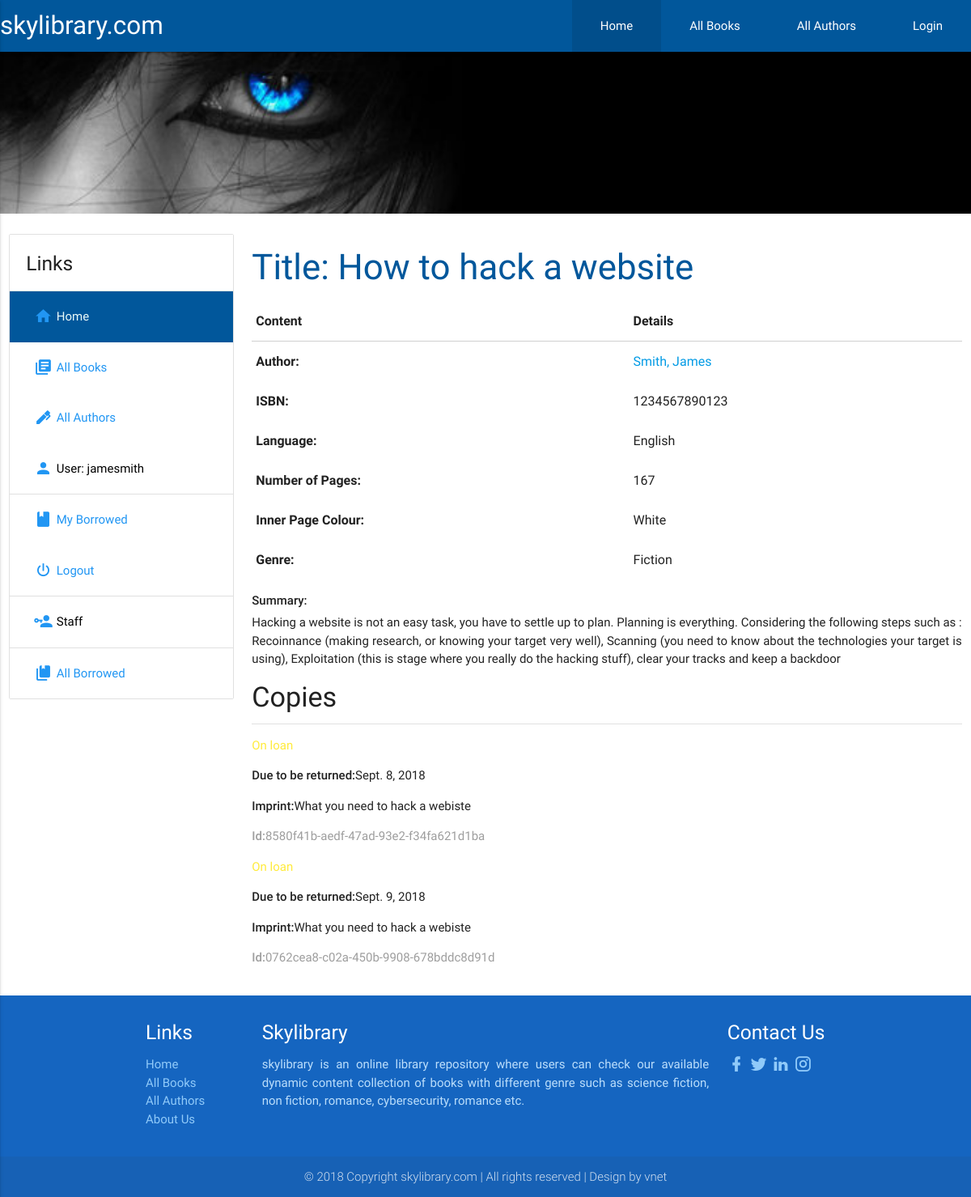
The page /catalog/book/1 (signed in) on the database its author committed.
### catalog/models.py (models this page shows, shortened)
class Book(models.Model):
    title = models.CharField(max_length=100, help_text="The title of book")
    author = models.ForeignKey('Author', on_delete=models.SET_NULL, null=True)
    language = models.ForeignKey('Language', on_delete=models.SET_NULL, null=True)
    summary = models.TextField(max_length=3000, help_text='Enter a brief description of the book with the maximum length of 3000 characters')
    isbn = models.CharField('ISBN', max_length=13, help_text='13 Character <a href="https://www.isbn-international.org/content/what-isbn">ISBN number</a>')
    number_of_pages = models.IntegerField('PAGE NUMBER', help_text='The number of pages of book', blank=False)
    genre = models.ManyToManyField(Genre, help_text='Select a genre for this book', blank=True)
    BOOK_INNER_COLOR = (
        ('w', 'White'),
        ('m', 'Milk'),
        ('b', 'Black')
    )
    status = models.CharField('INNER COLOUR', max_length=1, choices=BOOK_INNER_COLOR, default='w', help_text='The inner color of the book which may either by white or milk color', blank=False)
    def display_genre(self):
        """
        Creates a string for the Genre. This is required to display genre in Admin
        """
        return ', '.join([genre.name for genre in self.genre.all()])
    display_genre.short_description = 'Genre'

class Author(models.Model):
    first_name = models.CharField(max_length=100)
    last_name = models.CharField(max_length=100)
    date_of_birth = models.DateField(null=True, blank=True, help_text="Date format : YYYY-MM-DD")
    date_of_death = models.DateField(null=True, blank=True)
    class Meta:
        ordering = ["last_name", "first_name"]
    def __str__(self):
        return '{0}, {1}'. format(self.last_name, self.first_name)

class Language(models.Model):
    name = models.CharField(max_length=30, blank=False, help_text="Enter the book's natural language (e.g. English, French, Japanese etc.)")
    def __str__(self):
        return self.name

class Genre(models.Model):
    name = models.CharField(max_length=30, blank=False, help_text="Enter a book genre (e.g. Science Fiction, None Fiction, Cybersecurity, Military history, Romance etc.")
    def __str__(self):
        return self.name

class BookInstance(models.Model):
    id = models.UUIDField(primary_key=True, default=uuid.uuid4, help_text="Unique ID for this particular book across whole library")
    book = models.ForeignKey('Book', on_delete=models.SET_NULL, null=True)
    imprint = models.CharField(max_length=100, help_text="addition book details")
    due_back = models.DateField(null=True, blank=True) # date at which the book is expected to come available after being borrowed or in maintenance
    borrower = models.ForeignKey(User, on_delete=models.SET_NULL, null=True, blank=True)
    LOAN_STATUS = (
        ('m', 'Maintenance'),
        ('o', 'On loan'),
        ('a', 'Available'),
        ('r', 'Reserved'),
    )
    status = models.CharField(max_length=1, choices=LOAN_STATUS, blank=False, default='m', help_text='Book availability status')
    class Meta:
        ordering = ["due_back"]
        permissions = (("can_mark_returned", "Set book as returned"),)

### catalog/views.py (the view)
# urls.py: path('book/<int:pk>', views.BookDetailView.as_view(), name='book-detail'),
class BookDetailView(generic.DetailView):
    model = Book
    paginate_by = 3

### catalog/templates/catalog/book_detail.html
{% extends "base_generic.html" %}
{% block content %}
    <h3>Title: {{ book.title }}</h3>
    <table class="responsive-table borderless">
        <thead>
            <tr>
                <th>Content</th>
                <th>Details</th>
            </tr>
        </thead>
        <tbody>
            <tr>
                <th>Author:</th>
                <td><a href="{% url 'author-detail' book.author.pk %}">{{ book.author }}</a></td>
            </tr>
            <tr>
                <th>ISBN:</th>
                <td>{{ book.isbn}}</td>
            </tr >
            <tr>
                <th>Language:</th>
                <td>{{ book.language }}</td>
            </tr>
            <tr>
                <th>Number of Pages:</th>
                <td>{{ book.number_of_pages }}</td>
            </tr>
            <tr>
                <th>Inner Page Colour:</th>
                <td>{{ book.get_status_display }}</td>
            </tr>
            <tr>
                <th>Genre:</th>
                <td>{% for genre in book.genre.all %} {{ genre }} {% if not forloop.last %}, {% endif %}{% endfor %}</td>
            </tr>
        </tbody>
    </table>
    <p><strong>Summary: </strong></p><p style="text-align:justify; margin-top:-10px;">{{ book.summary }}</p>
    <h4>Copies</h4>
    <div class="divider"></div>
    {% for copy in book.bookinstance_set.all %}
        <p class="{% if copy.status == 'a' %} green-text {% elif copy.status == 'm' %} red-text {% else %} yellow-text {% endif %}">{{ copy.get_status_display }}</p>
        {% if copy.status != 'a' %}<p><strong>Due to be returned:</strong>{{copy.due_back}}</p>{% endif %}
        <p><strong>Imprint:</strong>{{copy.imprint}}</p>
        <p class="grey-text"><strong>Id:</strong>{{copy.id}}</p>
    {% endfor %}
{% endblock %}

### catalog/templates/base_generic.html (shortened to what this page needs)
<html lang="en">
<head>
  {% load static %}
  <link href="{% static 'materialize/css/material-icons.css' %}" rel="stylesheet">
  <link href="{% static 'materialize/icon/css/materialdesignicons.min.css' %}" rel="stylesheet">
  <link type="text/css" rel="stylesheet" href="{% static 'materialize/css/materialize.min.css' %}"  media="screen,projection"/>
  <link rel="stylesheet" href="{% static 'css/cstyles.css' %}">
</head>
<body>
    <nav>
        <div class="nav-wrapper light-blue darken-4">
            <a href="#!" class="brand-logo">skylibrary.com</a>
            <ul class="right hide-on-med-and-down">
                <li class="active"><a href="{% url 'index' %}">Home</a></li>
                <li><a href="{% url 'books' %}">All Books</a></li>
                <li><a href="{% url 'authors' %}">All Authors</a></li>
                <li><a href="{% url 'login' %}">Login</a></li>
            </ul>
        </div>
    </nav>
    <div class="row">
        {% block slide_image %}
        <div class="parallax-container">
            <div class="parallax"><img src="{% static 'images/love.jpg' %}"></div>
        </div>
        {% endblock %}
    </div>
    <div class="row">
        <div class="hide-on-small-only">
            <div class="col s12 m4 l3">
                {% block sidebar %}
                <ul class="collection with-header">
                    <li class="collection-header"><h5>Links</h5></li>
                    <li><a href="{% url 'index' %}" class="collection-item active light-blue darken-4"><i class="mdi mdi-home blue-text"></i>Home</a></li>
                    <li><a href="{% url 'books' %}" class="collection-item blue-text"><i class="mdi mdi-library-books blue-text"></i>All Books</a></li>
                    <li><a href="{% url 'authors' %}" class="collection-item blue-text"><i class="mdi mdi-pen blue-text"></i>All Authors</a></li>
                    {% if user.is_authenticated %}
                        <li class="collection-item black-text"><i class="mdi mdi-account blue-text"></i>User: {{ user.get_username }}</li>
                        <li><a href="{% url 'my-borrowed' %}" class="collection-item blue-text"><i class="mdi mdi-book blue-text"></i>My Borrowed</a></li>
                        <li><a href="{% url 'logout' %}?next={{request.path}}" class="collection-item blue-text"><i class="mdi mdi-power blue-text"></i>Logout</a></li>
                        {% if user.is_staff %}
                            <li class="collection-item black-text"><i class="mdi mdi-account-key blue-text"></i>Staff</li>
                            {% if perms.catalog.can_mark_returned %}
                                <li><a href="{% url 'all-borrowed' %}" class="collection-item blue-text"><i class="mdi mdi-book-multiple blue-text"></i>All Borrowed</a></li>
                            {% endif %}
                        {% endif %}
                    {% else %}
                        <li><a href="{% url 'login' %}?next={{request.path}}" class="collection-item blue-text"><i class="mdi mdi-send blue-text"></i>Login</a></li>
                    {% endif %}
                </ul>
                {% endblock %}
            </div>
        </div>
        <div class="col s12 m8 l9">
            {% block content %}{% endblock %}
        </div>
    </div>
    <footer class="page-footer blue darken-3">
        <div class="container">
          <div class="row">
                <div class="col m2 S12">
                <h5 class="white-text">Links</h5>
                    <ul>
                        <li><a class="blue-text text-lighten-3" href="{% url 'index' %}">Home</a></li>
                        <li><a class="blue-text text-lighten-3" href="{% url 'books' %}">All Books</a></li>
                        <li><a class="blue-text text-lighten-3" href="{% url 'authors' %}">All Authors</a></li>
                        <li><a class="blue-text text-lighten-3" href="#">About Us</a></li>
                    </ul>
                </div>
              <div class="col m8 s12">
                <h5 class="white-text">Skylibrary</h5>
                <p class="blue-text text-lighten-4">skylibrary is an online library repository where users can check our available dynamic content collection of books with different genre such as science fiction, non fiction, romance, cybersecurity, romance etc.<p>
              </div>
              <div class="col m2 s12">
                  <h5 class="white-text">Contact Us</h5>
                  <ul>
                      <li><a class="blue-text text-lighten-3" href="#!"><i class="mdi mdi-facebook"></i></a></li>
                      <li><a class="blue-text text-lighten-3" href="#!"><i class="mdi mdi-twitter"></i></a></li>
                      <li><a class="blue-text text-lighten-3" href="#!"><i class="mdi mdi-linkedin"></i></a></li>
                      <li><a class="blue-text text-lighten-3" href="#!"><i class="mdi mdi-instagram"></i></a></li>
                  </ul>
              </div>
            </div>
          </div>
          <div class="footer-copyright">
            <div class="container center">
                © 2018 Copyright skylibrary.com | All rights reserved | Design by vnet
            </div>
        </div>
      </footer>
</body>
</html>

### catalog/static/css/cstyles.css (style rules this page uses)
h3 { color:#01579b; }
nav ul a { padding:0 35px; }
.parallax-container { height: 200px; }
.collection { margin-top:5px; }
.collection a.collection-item { transition: .89s !important; }
.collection .collection-item { padding: 20px 20px; }
.blue-text.text-lighten-4 { text-align: justify; }
.mdi { font-size:1.5rem; float:left; padding-right:5px; }

### rows shown on the page
Book: title "How to hack a website", author "Smith, James", isbn "1234567890123", language "English", number_of_pages "167", status "White", summary "Hacking a website is not an easy task, you have to settle up to plan. Planning is everything. Considering the following steps such as : Recoinnance (making research, or knowing your target very well), Scanning (you need to know about the technologies your target is using), Exploitation (this is stage where you really do the hacking stuff), clear your tracks and keep a backdoor"
Genre: name "Fiction"
BookInstance: status "On loan", due_back "Sept. 8, 2018", imprint "What you need to hack a webiste", id "8580f41b-aedf-47ad-93e2-f34fa621d1ba"
BookInstance: status "On loan", due_back "Sept. 9, 2018", imprint "What you need to hack a webiste", id "0762cea8-c02a-450b-9908-678bddc8d91d"

### other values the page prints
{{ user.get_username }} "jamesmith"
